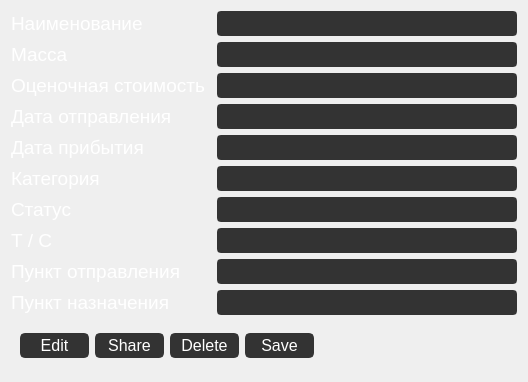
                        <widget class="QFrame" name="frame_android_field_2">
                         <property name="sizePolicy">
                          <sizepolicy hsizetype="Expanding" vsizetype="Preferred">
                           <horstretch>0</horstretch>
                           <verstretch>0</verstretch>
                          </sizepolicy>
                         </property>
                         <property name="frameShape">
                          <enum>QFrame::NoFrame</enum>
                         </property>
                         <property name="frameShadow">
                          <enum>QFrame::Plain</enum>
                         </property>
                         <layout class="QGridLayout" name="gridLayout_7">
                          <item row="7" column="0">
                           <widget class="QLabel" name="label_home_line08">
                            <property name="font">
                             <font>
                              <family>Segoe UI</family>
                              <pointsize>14</pointsize>
                             </font>
                            </property>
                            <property name="styleSheet">
                             <string notr="true">color:rgb(255,255,255);</string>
                            </property>
                            <property name="text">
                             <string>Т / С</string>
                            </property>
                           </widget>
                          </item>
                          <item row="2" column="1">
                           <widget class="QLineEdit" name="line_home_value03">
                            <property name="enabled">
                             <bool>true</bool>
                            </property>
                            <property name="minimumSize">
                             <size>
                              <width>300</width>
                              <height>25</height>
                             </size>
                            </property>
                            <property name="maximumSize">
                             <size>
                              <width>16777215</width>
                              <height>25</height>
                             </size>
                            </property>
                            <property name="font">
                             <font>
                              <family>Segoe UI</family>
                              <pointsize>12</pointsize>
                             </font>
                            </property>
                            <property name="styleSheet">
                             <string notr="true">QLineEdit {
	color:rgb(255,255,255);
	border:2px solid rgb(51,51,51);
	border-radius:4px;
	background:rgb(51,51,51);
}

QLineEdit:disabled {
	color:rgb(255,255,255);
	border:2px solid rgb(112,112,112);
	border-radius:4px;
	background:rgb(112,112,112);
}</string>
                            </property>
                            <property name="text">
                             <string> </string>
                            </property>
                           </widget>
                          </item>
                          <item row="4" column="0">
                           <widget class="QLabel" name="label_home_line05">
                            <property name="font">
                             <font>
                              <family>Segoe UI</family>
                              <pointsize>14</pointsize>
                             </font>
                            </property>
                            <property name="styleSheet">
                             <string notr="true">color:rgb(255,255,255);</string>
                            </property>
                            <property name="text">
                             <string>Дата прибытия</string>
                            </property>
                           </widget>
                          </item>
                          <item row="9" column="0">
                           <widget class="QLabel" name="label_home_line10">
                            <property name="font">
                             <font>
                              <family>Segoe UI</family>
                              <pointsize>14</pointsize>
                             </font>
                            </property>
                            <property name="styleSheet">
                             <string notr="true">color:rgb(255,255,255);</string>
                            </property>
                            <property name="text">
                             <string>Пункт назначения </string>
                            </property>
                           </widget>
                          </item>
                          <item row="1" column="0">
                           <widget class="QLabel" name="label_home_line02">
                            <property name="font">
                             <font>
                              <family>Segoe UI</family>
                              <pointsize>14</pointsize>
                             </font>
                            </property>
                            <property name="styleSheet">
                             <string notr="true">color:rgb(255,255,255);</string>
                            </property>
                            <property name="text">
                             <string>Масса</string>
                            </property>
                           </widget>
                          </item>
                          <item row="5" column="0">
                           <widget class="QLabel" name="label_home_line06">
                            <property name="font">
                             <font>
                              <family>Segoe UI</family>
                              <pointsize>14</pointsize>
                             </font>
                            </property>
                            <property name="styleSheet">
                             <string notr="true">color:rgb(255,255,255);</string>
                            </property>
                            <property name="text">
                             <string>Категория</string>
                            </property>
                           </widget>
                          </item>
                          <item row="6" column="0">
                           <widget class="QLabel" name="label_home_line07">
                            <property name="font">
                             <font>
                              <family>Segoe UI</family>
                              <pointsize>14</pointsize>
                             </font>
                            </property>
                            <property name="styleSheet">
                             <string notr="true">color:rgb(255,255,255);</string>
                            </property>
                            <property name="text">
                             <string>Статус</string>
                            </property>
                           </widget>
                          </item>
                          <item row="8" column="1">
                           <widget class="QLineEdit" name="line_home_value09">
                            <property name="enabled">
                             <bool>true</bool>
                            </property>
                            <property name="minimumSize">
                             <size>
                              <width>300</width>
                              <height>25</height>
                             </size>
                            </property>
                            <property name="maximumSize">
                             <size>
                              <width>16777215</width>
                              <height>25</height>
                             </size>
                            </property>
                            <property name="font">
                             <font>
                              <family>Segoe UI</family>
                              <pointsize>12</pointsize>
                             </font>
                            </property>
                            <property name="styleSheet">
                             <string notr="true">QLineEdit {
	color:rgb(255,255,255);
	border:2px solid rgb(51,51,51);
	border-radius:4px;
	background:rgb(51,51,51);
}

QLineEdit:disabled {
	color:rgb(255,255,255);
	border:2px solid rgb(112,112,112);
	border-radius:4px;
	background:rgb(112,112,112);
}</string>
                            </property>
                            <property name="text">
                             <string> </string>
                            </property>
                           </widget>
                          </item>
                          <item row="2" column="0">
                           <widget class="QLabel" name="label_home_line03">
                            <property name="font">
                             <font>
                              <family>Segoe UI</family>
                              <pointsize>14</pointsize>
                             </font>
                            </property>
                            <property name="styleSheet">
                             <string notr="true">color:rgb(255,255,255);</string>
                            </property>
                            <property name="text">
                             <string>Оценочная стоимость </string>
                            </property>
                           </widget>
                          </item>
                          <item row="1" column="1">
                           <widget class="QLineEdit" name="line_home_value02">
                            <property name="enabled">
                             <bool>true</bool>
                            </property>
                            <property name="minimumSize">
                             <size>
                              <width>300</width>
                              <height>25</height>
                             </size>
                            </property>
                            <property name="maximumSize">
                             <size>
                              <width>16777215</width>
                              <height>25</height>
                             </size>
                            </property>
                            <property name="font">
                             <font>
                              <family>Segoe UI</family>
                              <pointsize>12</pointsize>
                             </font>
                            </property>
                            <property name="styleSheet">
                             <string notr="true">QLineEdit {
	color:rgb(255,255,255);
	border:2px solid rgb(51,51,51);
	border-radius:4px;
	background:rgb(51,51,51);
}

QLineEdit:disabled {
	color:rgb(255,255,255);
	border:2px solid rgb(112,112,112);
	border-radius:4px;
	background:rgb(112,112,112);
}</string>
                            </property>
                            <property name="text">
                             <string> </string>
                            </property>
                           </widget>
                          </item>
                          <item row="10" column="0" colspan="2">
                           <widget class="QFrame" name="frame_6">
                            <property name="sizePolicy">
                             <sizepolicy hsizetype="Preferred" vsizetype="Preferred">
                              <horstretch>0</horstretch>
                              <verstretch>0</verstretch>
                             </sizepolicy>
                            </property>
                            <property name="minimumSize">
                             <size>
                              <width>0</width>
                              <height>50</height>
                             </size>
                            </property>
                            <property name="maximumSize">
                             <size>
                              <width>16777215</width>
                              <height>16777215</height>
                             </size>
                            </property>
                            <property name="frameShape">
                             <enum>QFrame::NoFrame</enum>
                            </property>
                            <property name="frameShadow">
                             <enum>QFrame::Plain</enum>
                            </property>
                            <layout class="QHBoxLayout" name="horizontalLayout_8">
                             <item>
                              <widget class="QPushButton" name="bn_android_contact_edit_3">
                               <property name="minimumSize">
                                <size>
                                 <width>69</width>
                                 <height>25</height>
                                </size>
                               </property>
                               <property name="maximumSize">
                                <size>
                                 <width>69</width>
                                 <height>25</height>
                                </size>
                               </property>
                               <property name="font">
                                <font>
                                 <family>Segoe UI</family>
                                 <pointsize>12</pointsize>
                                </font>
                               </property>
                               <property name="styleSheet">
                                <string notr="true">QPushButton {
	border: 2px solid rgb(51,51,51);
	border-radius: 5px;	
	color:rgb(255,255,255);
	background-color: rgb(51,51,51);
}
QPushButton:hover {
	border: 2px solid rgb(0,143,150);
	background-color: rgb(0,143,150);
}
QPushButton:pressed {	
	border: 2px solid rgb(0,143,150);
	background-color: rgb(51,51,51);
}

QPushButton:disabled {	
	border-radius: 5px;	
	border: 2px solid rgb(112,112,112);
	background-color: rgb(112,112,112);
}</string>
                               </property>
                               <property name="text">
                                <string>Edit</string>
                               </property>
                              </widget>
                             </item>
                             <item>
                              <widget class="QPushButton" name="bn_android_contact_share_3">
                               <property name="minimumSize">
                                <size>
                                 <width>69</width>
                                 <height>25</height>
                                </size>
                               </property>
                               <property name="maximumSize">
                                <size>
                                 <width>69</width>
                                 <height>25</height>
                                </size>
                               </property>
                               <property name="font">
                                <font>
                                 <family>Segoe UI</family>
                                 <pointsize>12</pointsize>
                                </font>
                               </property>
                               <property name="styleSheet">
                                <string notr="true">QPushButton {
	border: 2px solid rgb(51,51,51);
	border-radius: 5px;	
	color:rgb(255,255,255);
	background-color: rgb(51,51,51);
}
QPushButton:hover {
	border: 2px solid rgb(0,143,150);
	background-color: rgb(0,143,150);
}
QPushButton:pressed {	
	border: 2px solid rgb(0,143,150);
	background-color: rgb(51,51,51);
}

QPushButton:disabled {	
	border-radius: 5px;	
	border: 2px solid rgb(112,112,112);
	background-color: rgb(112,112,112);
}</string>
                               </property>
                               <property name="text">
                                <string>Share</string>
                               </property>
                              </widget>
                             </item>
                             <item>
                              <widget class="QPushButton" name="bn_android_contact_delete_3">
                               <property name="minimumSize">
                                <size>
                                 <width>69</width>
                                 <height>25</height>
                                </size>
                               </property>
                               <property name="maximumSize">
                                <size>
                                 <width>69</width>
                                 <height>25</height>
                                </size>
                               </property>
                               <property name="font">
                                <font>
                                 <family>Segoe UI</family>
                                 <pointsize>12</pointsize>
                                </font>
                               </property>
                               <property name="styleSheet">
                                <string notr="true">QPushButton {
	border: 2px solid rgb(51,51,51);
	border-radius: 5px;	
	color:rgb(255,255,255);
	background-color: rgb(51,51,51);
}
QPushButton:hover {
	border: 2px solid rgb(112,0,0);
	background-color: rgb(112,0,0);
}
QPushButton:pressed {	
	border: 2px solid rgb(112,0,0);
	background-color: rgb(51,51,51);
}

QPushButton:disabled {	
	border-radius: 5px;	
	border: 2px solid rgb(112,112,112);
	background-color: rgb(112,112,112);
}</string>
                               </property>
                               <property name="text">
                                <string>Delete</string>
                               </property>
                              </widget>
                             </item>
                             <item>
                              <widget class="QPushButton" name="bn_android_contact_save_3">
                               <property name="enabled">
                                <bool>true</bool>
                               </property>
                               <property name="minimumSize">
                                <size>
                                 <width>69</width>
                                 <height>25</height>
                                </size>
                               </property>
                               <property name="maximumSize">
                                <size>
                                 <width>69</width>
                                 <height>25</height>
                                </size>
                               </property>
                               <property name="font">
                                <font>
                                 <family>Segoe UI</family>
                                 <pointsize>12</pointsize>
                                </font>
                               </property>
                               <property name="styleSheet">
                                <string notr="true">QPushButton {
	border: 2px solid rgb(51,51,51);
	border-radius: 5px;	
	color:rgb(255,255,255);
	background-color: rgb(51,51,51);
}
QPushButton:hover {
	border: 2px solid rgb(0,143,150);
	background-color: rgb(0,143,150);
}
QPushButton:pressed {	
	border: 2px solid rgb(0,143,150);
	background-color: rgb(51,51,51);
}

QPushButton:disabled {	
	border-radius: 5px;	
	border: 2px solid rgb(112,112,112);
	background-color: rgb(112,112,112);
}</string>
                               </property>
                               <property name="text">
                                <string>Save</string>
                               </property>
                              </widget>
                             </item>
                             <item>
                              <spacer name="horizontalSpacer_8">
                               <property name="orientation">
                                <enum>Qt::Horizontal</enum>
                               </property>
                               <property name="sizeHint" stdset="0">
                                <size>
                                 <width>40</width>
                                 <height>20</height>
                                </size>
                               </property>
                              </spacer>
                             </item>
                            </layout>
                           </widget>
                          </item>
                          <item row="8" column="0">
                           <widget class="QLabel" name="label_home_line09">
                            <property name="font">
                             <font>
                              <family>Segoe UI</family>
                              <pointsize>14</pointsize>
                             </font>
                            </property>
                            <property name="styleSheet">
                             <string notr="true">color:rgb(255,255,255);</string>
                            </property>
                            <property name="text">
                             <string>Пункт отправления</string>
                            </property>
                           </widget>
                          </item>
                          <item row="4" column="1">
                           <widget class="QLineEdit" name="line_home_value05">
                            <property name="enabled">
                             <bool>true</bool>
                            </property>
                            <property name="minimumSize">
                             <size>
                              <width>300</width>
                              <height>25</height>
                             </size>
                            </property>
                            <property name="maximumSize">
                             <size>
                              <width>16777215</width>
                              <height>25</height>
                             </size>
                            </property>
                            <property name="font">
                             <font>
                              <family>Segoe UI</family>
                              <pointsize>12</pointsize>
                             </font>
                            </property>
                            <property name="styleSheet">
                             <string notr="true">QLineEdit {
	color:rgb(255,255,255);
	border:2px solid rgb(51,51,51);
	border-radius:4px;
	background:rgb(51,51,51);
}

QLineEdit:disabled {
	color:rgb(255,255,255);
	border:2px solid rgb(112,112,112);
	border-radius:4px;
	background:rgb(112,112,112);
}</string>
                            </property>
                           </widget>
                          </item>
                          <item row="5" column="1">
                           <widget class="QLineEdit" name="line_home_value06">
                            <property name="enabled">
                             <bool>true</bool>
                            </property>
                            <property name="minimumSize">
                             <size>
                              <width>0</width>
                              <height>25</height>
                             </size>
                            </property>
                            <property name="maximumSize">
                             <size>
                              <width>16777215</width>
                              <height>25</height>
                             </size>
                            </property>
                            <property name="font">
                             <font>
                              <family>Segoe UI</family>
                              <pointsize>12</pointsize>
                             </font>
                            </property>
                            <property name="styleSheet">
                             <string notr="true">QLineEdit {
	color:rgb(255,255,255);
	border:2px solid rgb(51,51,51);
	border-radius:4px;
	background:rgb(51,51,51);
}

QLineEdit:disabled {
	color:rgb(255,255,255);
	border:2px solid rgb(112,112,112);
	border-radius:4px;
	background:rgb(112,112,112);
}</string>
                            </property>
                            <property name="text">
                             <string> </string>
                            </property>
                           </widget>
                          </item>
                          <item row="0" column="1">
                           <widget class="QLineEdit" name="line_home_value01">
                            <property name="enabled">
                             <bool>true</bool>
                            </property>
                            <property name="minimumSize">
                             <size>
                              <width>0</width>
                              <height>25</height>
                             </size>
                            </property>
                            <property name="maximumSize">
                             <size>
                              <width>16777215</width>
                              <height>25</height>
                             </size>
                            </property>
                            <property name="font">
                             <font>
                              <family>Segoe UI</family>
                              <pointsize>12</pointsize>
                             </font>
                            </property>
                            <property name="styleSheet">
                             <string notr="true">QLineEdit {
	color:rgb(255,255,255);
	border:2px solid rgb(51,51,51);
	border-radius:4px;
	background:rgb(51,51,51);
}

QLineEdit:disabled {
	color:rgb(255,255,255);
	border:2px solid rgb(112,112,112);
	border-radius:4px;
	background:rgb(112,112,112);
}</string>
                            </property>
                            <property name="text">
                             <string> </string>
                            </property>
                           </widget>
                          </item>
                          <item row="3" column="1">
                           <widget class="QLineEdit" name="line_home_value04">
                            <property name="enabled">
                             <bool>true</bool>
                            </property>
                            <property name="minimumSize">
                             <size>
                              <width>300</width>
                              <height>25</height>
                             </size>
                            </property>
                            <property name="maximumSize">
                             <size>
                              <width>16777215</width>
                              <height>25</height>
                             </size>
                            </property>
                            <property name="font">
                             <font>
                              <family>Segoe UI</family>
                              <pointsize>12</pointsize>
                             </font>
                            </property>
                            <property name="styleSheet">
                             <string notr="true">QLineEdit {
	color:rgb(255,255,255);
	border:2px solid rgb(51,51,51);
	border-radius:4px;
	background:rgb(51,51,51);
}

QLineEdit:disabled {
	color:rgb(255,255,255);
	border:2px solid rgb(112,112,112);
	border-radius:4px;
	background:rgb(112,112,112);
}</string>
                            </property>
                            <property name="text">
                             <string> </string>
                            </property>
                           </widget>
                          </item>
                          <item row="6" column="1">
                           <widget class="QLineEdit" name="line_home_value07">
                            <property name="enabled">
                             <bool>true</bool>
                            </property>
                            <property name="minimumSize">
                             <size>
                              <width>300</width>
                              <height>25</height>
                             </size>
                            </property>
                            <property name="maximumSize">
                             <size>
                              <width>16777215</width>
                              <height>25</height>
                             </size>
                            </property>
                            <property name="font">
                             <font>
                              <family>Segoe UI</family>
                              <pointsize>12</pointsize>
                             </font>
                            </property>
                            <property name="styleSheet">
                             <string notr="true">QLineEdit {
	color:rgb(255,255,255);
	border:2px solid rgb(51,51,51);
	border-radius:4px;
	background:rgb(51,51,51);
}

QLineEdit:disabled {
	color:rgb(255,255,255);
	border:2px solid rgb(112,112,112);
	border-radius:4px;
	background:rgb(112,112,112);
}</string>
                            </property>
                            <property name="text">
                             <string> </string>
                            </property>
                           </widget>
                          </item>
                          <item row="9" column="1">
                           <widget class="QLineEdit" name="line_home_value10">
                            <property name="enabled">
                             <bool>true</bool>
                            </property>
                            <property name="minimumSize">
                             <size>
                              <width>300</width>
                              <height>25</height>
                             </size>
                            </property>
                            <property name="maximumSize">
                             <size>
                              <width>16777215</width>
                              <height>25</height>
                             </size>
                            </property>
                            <property name="font">
                             <font>
                              <family>Segoe UI</family>
                              <pointsize>12</pointsize>
                             </font>
                            </property>
                            <property name="styleSheet">
                             <string notr="true">QLineEdit {
	color:rgb(255,255,255);
	border:2px solid rgb(51,51,51);
	border-radius:4px;
	background:rgb(51,51,51);
}

QLineEdit:disabled {
	color:rgb(255,255,255);
	border:2px solid rgb(112,112,112);
	border-radius:4px;
	background:rgb(112,112,112);
}</string>
                            </property>
                           </widget>
                          </item>
                          <item row="3" column="0">
                           <widget class="QLabel" name="label_home_line04">
                            <property name="font">
                             <font>
                              <family>Segoe UI</family>
                              <pointsize>14</pointsize>
                             </font>
                            </property>
                            <property name="styleSheet">
                             <string notr="true">color:rgb(255,255,255);</string>
                            </property>
                            <property name="text">
                             <string>Дата отправления</string>
                            </property>
                           </widget>
                          </item>
                          <item row="7" column="1">
                           <widget class="QLineEdit" name="line_home_value08">
                            <property name="enabled">
                             <bool>true</bool>
                            </property>
                            <property name="minimumSize">
                             <size>
                              <width>300</width>
                              <height>25</height>
                             </size>
                            </property>
                            <property name="maximumSize">
                             <size>
                              <width>16777215</width>
                              <height>25</height>
                             </size>
                            </property>
                            <property name="font">
                             <font>
                              <family>Segoe UI</family>
                              <pointsize>12</pointsize>
                             </font>
                            </property>
                            <property name="styleSheet">
                             <string notr="true">QLineEdit {
	color:rgb(255,255,255);
	border:2px solid rgb(51,51,51);
	border-radius:4px;
	background:rgb(51,51,51);
}

QLineEdit:disabled {
	color:rgb(255,255,255);
	border:2px solid rgb(112,112,112);
	border-radius:4px;
	background:rgb(112,112,112);
}</string>
                            </property>
                            <property name="text">
                             <string> </string>
                            </property>
                           </widget>
                          </item>
                          <item row="0" column="0">
                           <widget class="QLabel" name="label_home_line01">
                            <property name="font">
                             <font>
                              <family>Segoe UI</family>
                              <pointsize>14</pointsize>
                             </font>
                            </property>
                            <property name="styleSheet">
                             <string notr="true">color:rgb(255,255,255);</string>
                            </property>
                            <property name="text">
                             <string>Наименование </string>
                            </property>
                           </widget>
                          </item>
                         </layout>
                        </widget>
